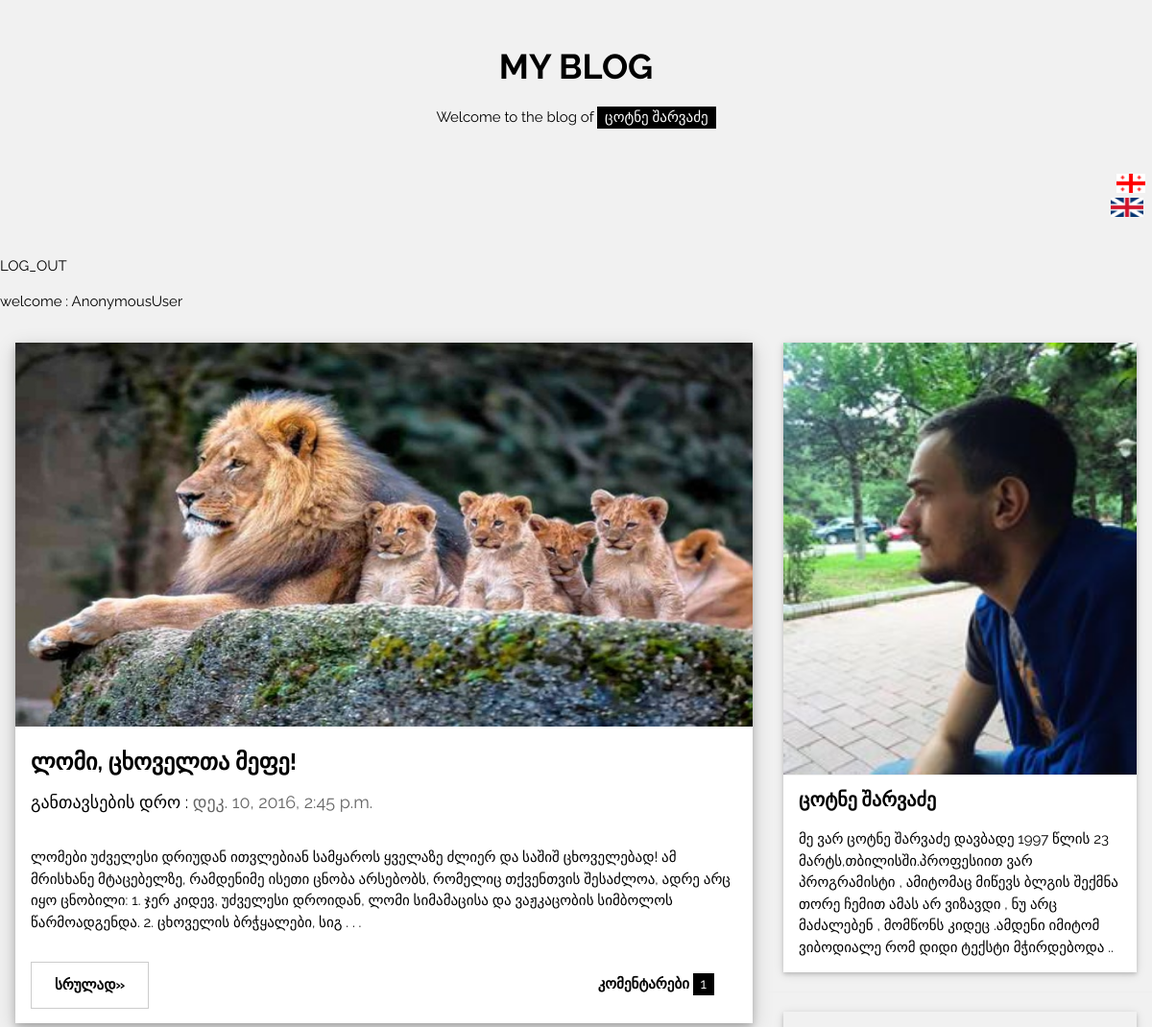
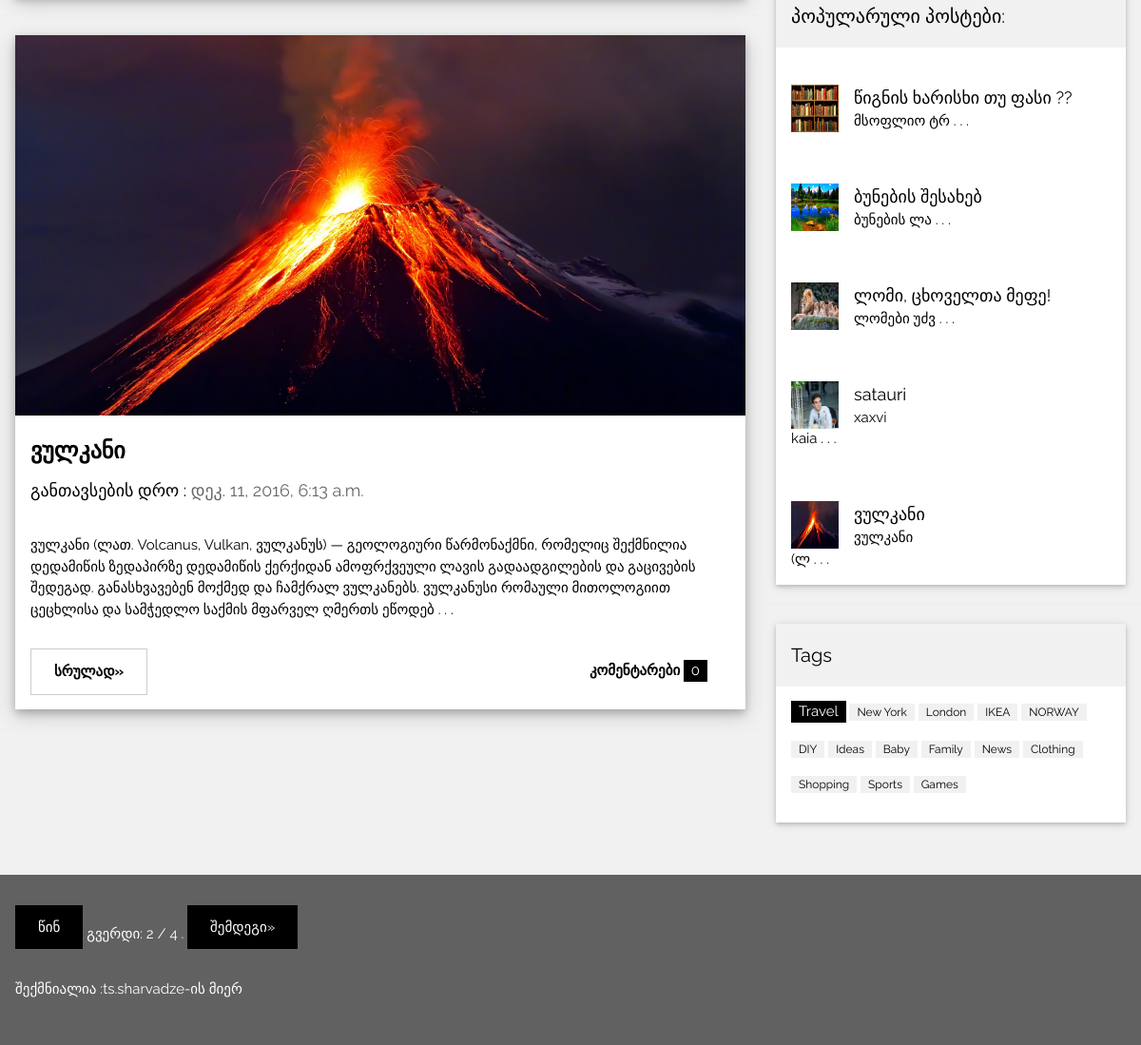
/app/?page=2, run on the app's committed database (2 pictures, top to bottom).
### app/models.py (models this page shows, shortened)
class Post(models.Model):
	postis_satauri=models.CharField(verbose_name=_("სათაური"),max_length=50)
	postis_contenti=models.TextField(verbose_name=_("კონტენტი"))
	sheqmnis_dro=models.DateTimeField(verbose_name=_('შექმნის დრო'),auto_now_add=True, blank=True)
	surati=models.ImageField(verbose_name=_("სურათი"),upload_to='app')
	ganaxlebis_dro=models.DateTimeField(verbose_name=_('განახლების დრო'),auto_now_add=True, blank=True)
	comment= models.ManyToManyField(Comment,verbose_name=_("კომენტარი"))
	def get_medium_desc(self):
		return self.postis_contenti[:300]+" . . ."
	def get_short_desc(self):
		return self.postis_contenti[:10]+" . . ."
	class Meta:
		verbose_name_plural=_("პოსტები")
		verbose_name=_("პოსტი")

### app/views.py (the view)
def index(request):
	def my_sort(a):
		return a.comment.count()
	postebis_sia=Post.objects.all()
	popularuli_postebi=[i for i in postebis_sia]
	popularuli_postebi.sort(key=my_sort,reverse=True)
	popularuli_postebi=popularuli_postebi[:5]
	paginator = Paginator(postebis_sia, 2) # Show 2 contacts per page
	page = request.GET.get('page')
	try:
		contacts = paginator.page(page)
	except PageNotAnInteger:
		contacts = paginator.page(1)
	except EmptyPage:
		contacts = paginator.page(paginator.num_pages)
	page_num=contacts.number
	postebis_sia=postebis_sia[page_num*2-2:page_num*2]
	context={
		"postebis_sia":postebis_sia,
		"popularuli_postebi":popularuli_postebi,
		"contacts":contacts,
		"user":request.user
		}
	return render(request,'app/new.html',context)

### templates/app/new.html (shortened to what this page needs)
{% load i18n %}
<!DOCTYPE html>
<html>
{% load static %}
<link rel="stylesheet" href="{% static 'css/new.css' %}">
<body class="w3-light-grey">
<div class="w3-content" style="max-width:1400px">
<header class="w3-container w3-center w3-padding-32">
  <h1><b>MY BLOG</b></h1>
  <p>Welcome to the blog of <span class="w3-tag">{% trans "ცოტნე შარვაძე" %}</span></p>
</header>
{% include "app/lang_change.html" %}
{% include "app/log_out.html" %}
{% include "app/welcome_person.html" %}
<div class="w3-row">
<div class="w3-col l8 s12">
  {% for object in postebis_sia %}
  <div class="w3-card-4 w3-margin w3-white">
    <img src="{{object.surati.url}}" alt="Nature" style="width: 100%; height: 400px;">
    <div class="w3-container w3-padding-8">
      <h3><b>{{object.postis_satauri}}</b></h3>
      <h5>{% trans "განთავსების დრო" %} : <span class="w3-opacity">{{ object.sheqmnis_dro }}</span></h5>
    </div>
    <div class="w3-container">
      <p>{{object.get_medium_desc}}</p>
      <div class="w3-row">
        <div class="w3-col m8 s12">
          <p><a type="button" href="{% url 'app:srulad' object.id %}"  class="w3-btn w3-padding-large w3-white w3-border w3-hover-border-black"><b>{% trans "სრულად" %}»</b></a></p>
        </div>
        <div class="w3-col m4 w3-hide-small">
          <p><span class="w3-padding-large w3-right"><b>{% trans "კომენტარები" %} </b> <span class="w3-tag">{{object.comment.count}}</span></span></p>
        </div>
      </div>
    </div>
  </div>
  <hr>
  {% endfor %}
</div>
<div class="w3-col l4">
  <div class="w3-card-2 w3-margin w3-margin-top">
  <img src="{% static 'img/prof.jpg' %}" style="width: 100%; height: 450px;">
    <div class="w3-container w3-white">
      <h4><b>{% trans "ცოტნე შარვაძე" %}</b></h4>
      <p>{% trans "მე ვარ ცოტნე შარვაძე დავბადე 1997 წლის 23 მარტს,თბილისში.პროფესიით ვარ პროგრამისტი , ამიტომაც მიწევს ბლგის შექმნა თორე ჩემით ამას არ ვიზავდი , ნუ არც მაძალებენ , მომწონს კიდეც .ამდენი იმიტომ ვიბოდიალე რომ დიდი ტექსტი მჭირდებოდა .. "%}</p>
    </div>
  </div><hr>
  <div class="w3-card-2 w3-margin">
    <div class="w3-container w3-padding">
      <h4>{% trans "პოპულარული პოსტები" %}:</h4>
    </div>
    {% for i in popularuli_postebi %}
    <ul class="w3-ul w3-hoverable w3-white"><a type="button" href="{% url 'app:srulad' i.id %}">
      <li class="w3-padding-16">
        <img src="{{i.surati.url}}" alt="Image" class="w3-left w3-margin-right" style="width:50px;height: 50px">
        <span class="w3-large">{{i.postis_satauri}}</span><br>
        <span>{{i.get_short_desc}}</span>
      </a>
    </ul>
    {% endfor %}
  </div>
  <hr>
  <div class="w3-card-2 w3-margin">
    <div class="w3-container w3-padding">
      <h4>Tags</h4>
    </div>
    <div class="w3-container w3-white">
    <p><span class="w3-tag w3-black w3-margin-bottom">Travel</span> <span class="w3-tag w3-light-grey w3-small w3-margin-bottom">New York</span> <span class="w3-tag w3-light-grey w3-small w3-margin-bottom">London</span>
      <span class="w3-tag w3-light-grey w3-small w3-margin-bottom">IKEA</span> <span class="w3-tag w3-light-grey w3-small w3-margin-bottom">NORWAY</span> <span class="w3-tag w3-light-grey w3-small w3-margin-bottom">DIY</span>
      <span class="w3-tag w3-light-grey w3-small w3-margin-bottom">Ideas</span> <span class="w3-tag w3-light-grey w3-small w3-margin-bottom">Baby</span> <span class="w3-tag w3-light-grey w3-small w3-margin-bottom">Family</span>
      <span class="w3-tag w3-light-grey w3-small w3-margin-bottom">News</span> <span class="w3-tag w3-light-grey w3-small w3-margin-bottom">Clothing</span> <span class="w3-tag w3-light-grey w3-small w3-margin-bottom">Shopping</span>
      <span class="w3-tag w3-light-grey w3-small w3-margin-bottom">Sports</span> <span class="w3-tag w3-light-grey w3-small w3-margin-bottom">Games</span>
    </p>
    </div>
  </div>
</div>
</div><br>
</div>
<footer class="w3-container w3-dark-grey w3-padding-32 w3-margin-top">
    <div class="pagination">
      <span class="step-links">
          {% if contacts.has_previous %}
              <a class="w3-btn w3-padding-large w3-margin-bottom" href="?page={{ contacts.previous_page_number }}">{% trans "წინ" %}</a>
          {% endif %}
          <span class="current">
              {% trans "გვერდი" %}: {{ contacts.number }} / {{ contacts.paginator.num_pages }} .
          </span>
          {% if contacts.has_next %}
              <a class="w3-btn w3-padding-large w3-margin-bottom" href="?page={{ contacts.next_page_number }}">{% trans "შემდეგი" %}»</a>
          {% endif %}
      </span>
  </div>
  <p>{% trans "შექმნიალია  :" %}<a href="https://www.facebook.com/tsotnesharvadze" target="_blank">ts.sharvadze</a>{% trans "-ის მიერ" %}</p>
</footer>
</body>
</html>

### templates/app/new.html (style rules this page uses)
body,h1,h2,h3,h4,h5 { font-family: "Raleway", sans-serif }

### data on the page
Post: surati (picture), postis_satauri "ლომი, ცხოველთა მეფე!", sheqmnis_dro "დეკ. 10, 2016, 2:45 p.m.", get_medium_desc "ლომები უძველესი დრიუდან ითვლებიან სამყაროს ყველაზე ძლიერ და საშიშ ცხოველებად! ამ მრისხანე მტაცებელზე, რამდენიმე ისეთი ცნობა არსებობს, რომელიც თქვენთვის შესაძლოა, ადრე არც იყო ცნობილი: 1. ჯერ კიდევ, უძველესი დროიდან, ლომი სიმამაცისა და ვაჟკაცობის სიმბოლოს წარმოადგენდა. 2. ცხოველის ბრჭყალები, სიგ . . .", comment.count "1", get_short_desc "ლომები უძვ . . ."
Post: surati (picture), postis_satauri "ვულკანი", sheqmnis_dro "დეკ. 11, 2016, 6:13 a.m.", get_medium_desc "ვულკანი (ლათ. Volcanus, Vulkan, ვულკანუს) — გეოლოგიური წარმონაქმნი, რომელიც შექმნილია დედამიწის ზედაპირზე დედამიწის ქერქიდან ამოფრქვეული ლავის გადაადგილების და გაცივების შედეგად. განასხვავებენ მოქმედ და ჩამქრალ ვულკანებს. ვულკანუსი რომაული მითოლოგიით ცეცხლისა და სამჭედლო საქმის მფარველ ღმერთს ეწოდებ . . .", comment.count "0", get_short_desc "ვულკანი (ლ . . ."
Post: surati (picture), postis_satauri "წიგნის ხარისხი თუ ფასი ??", get_short_desc "მსოფლიო ტრ . . ."
Post: surati (picture), postis_satauri "ბუნების შესახებ", get_short_desc "ბუნების ლა . . ."
Post: surati (picture), postis_satauri "satauri", get_short_desc "xaxvi kaia . . ."

### other printed values
{{ user }} "AnonymousUser"
{{ contacts.number }} "2"
{{ contacts.paginator.num_pages }} "4"
